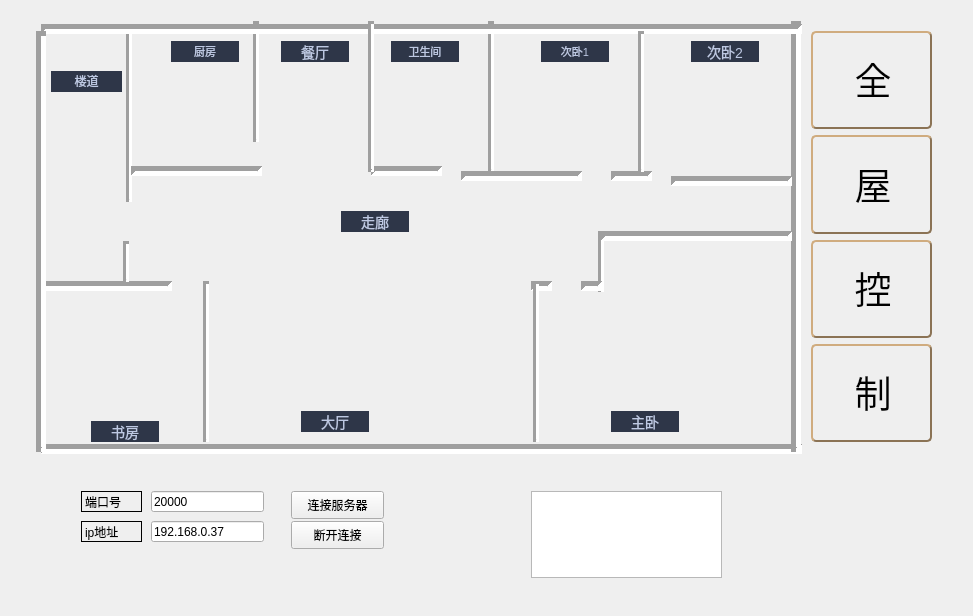
<?xml version="1.0" encoding="UTF-8"?>
<ui version="4.0">
 <class>house_control</class>
 <widget class="QWidget" name="house_control">
  <property name="geometry">
   <rect>
    <x>0</x>
    <y>0</y>
    <width>973</width>
    <height>616</height>
   </rect>
  </property>
  <property name="windowTitle">
   <string>Form</string>
  </property>
  <layout class="QVBoxLayout" name="verticalLayout">
   <item>
    <widget class="QWidget" name="widget_20" native="true">
     <property name="styleSheet">
      <string notr="true"/>
     </property>
     <widget class="temperature_humidity" name="widget_19" native="true">
      <property name="geometry">
       <rect>
        <x>680</x>
        <y>290</y>
        <width>91</width>
        <height>101</height>
       </rect>
      </property>
     </widget>
     <widget class="fan_switch" name="widget_10" native="true">
      <property name="geometry">
       <rect>
        <x>180</x>
        <y>70</y>
        <width>61</width>
        <height>80</height>
       </rect>
      </property>
     </widget>
     <widget class="Line" name="line_15">
      <property name="geometry">
       <rect>
        <x>520</x>
        <y>250</y>
        <width>21</width>
        <height>51</height>
       </rect>
      </property>
      <property name="lineWidth">
       <number>5</number>
      </property>
      <property name="orientation">
       <enum>Qt::Horizontal</enum>
      </property>
     </widget>
     <widget class="QLabel" name="label_4">
      <property name="geometry">
       <rect>
        <x>270</x>
        <y>30</y>
        <width>68</width>
        <height>21</height>
       </rect>
      </property>
      <property name="styleSheet">
       <string notr="true">QLabel {
    font-family: &quot;Microsoft YaHei&quot;;
    font-size: 14px;
    color: #BDC8E2;
    background-color: #2E3648;
}
</string>
      </property>
      <property name="text">
       <string>&lt;html&gt;&lt;head/&gt;&lt;body&gt;&lt;p align=&quot;center&quot;&gt;餐厅&lt;/p&gt;&lt;/body&gt;&lt;/html&gt;</string>
      </property>
     </widget>
     <widget class="light_switch" name="widget" native="true">
      <property name="geometry">
       <rect>
        <x>40</x>
        <y>100</y>
        <width>71</width>
        <height>71</height>
       </rect>
      </property>
     </widget>
     <widget class="Line" name="line_2">
      <property name="geometry">
       <rect>
        <x>30</x>
        <y>430</y>
        <width>761</width>
        <height>16</height>
       </rect>
      </property>
      <property name="font">
       <font>
        <weight>50</weight>
        <bold>false</bold>
       </font>
      </property>
      <property name="lineWidth">
       <number>5</number>
      </property>
      <property name="orientation">
       <enum>Qt::Horizontal</enum>
      </property>
     </widget>
     <widget class="Line" name="line_11">
      <property name="geometry">
       <rect>
        <x>110</x>
        <y>20</y>
        <width>16</width>
        <height>171</height>
       </rect>
      </property>
      <property name="lineWidth">
       <number>3</number>
      </property>
      <property name="orientation">
       <enum>Qt::Vertical</enum>
      </property>
     </widget>
     <widget class="fan_switch" name="widget_16" native="true">
      <property name="geometry">
       <rect>
        <x>290</x>
        <y>310</y>
        <width>61</width>
        <height>80</height>
       </rect>
      </property>
     </widget>
     <widget class="QLabel" name="label_6">
      <property name="geometry">
       <rect>
        <x>80</x>
        <y>410</y>
        <width>68</width>
        <height>21</height>
       </rect>
      </property>
      <property name="styleSheet">
       <string notr="true">QLabel {
    font-family: &quot;Microsoft YaHei&quot;;
    font-size: 14px;
    color: #BDC8E2;
    background-color: #2E3648;
}
</string>
      </property>
      <property name="text">
       <string>&lt;html&gt;&lt;head/&gt;&lt;body&gt;&lt;p align=&quot;center&quot;&gt;书房&lt;/p&gt;&lt;/body&gt;&lt;/html&gt;</string>
      </property>
     </widget>
     <widget class="Line" name="line_13">
      <property name="geometry">
       <rect>
        <x>120</x>
        <y>150</y>
        <width>131</width>
        <height>21</height>
       </rect>
      </property>
      <property name="lineWidth">
       <number>5</number>
      </property>
      <property name="orientation">
       <enum>Qt::Horizontal</enum>
      </property>
     </widget>
     <widget class="Line" name="line_16">
      <property name="geometry">
       <rect>
        <x>560</x>
        <y>220</y>
        <width>61</width>
        <height>61</height>
       </rect>
      </property>
      <property name="lineWidth">
       <number>3</number>
      </property>
      <property name="orientation">
       <enum>Qt::Vertical</enum>
      </property>
     </widget>
     <widget class="light_switch" name="widget_3" native="true">
      <property name="geometry">
       <rect>
        <x>240</x>
        <y>80</y>
        <width>51</width>
        <height>71</height>
       </rect>
      </property>
     </widget>
     <widget class="Line" name="line_14">
      <property name="geometry">
       <rect>
        <x>30</x>
        <y>250</y>
        <width>131</width>
        <height>51</height>
       </rect>
      </property>
      <property name="lineWidth">
       <number>5</number>
      </property>
      <property name="orientation">
       <enum>Qt::Horizontal</enum>
      </property>
     </widget>
     <widget class="Line" name="line_4">
      <property name="geometry">
       <rect>
        <x>760</x>
        <y>10</y>
        <width>51</width>
        <height>431</height>
       </rect>
      </property>
      <property name="lineWidth">
       <number>5</number>
      </property>
      <property name="orientation">
       <enum>Qt::Vertical</enum>
      </property>
     </widget>
     <widget class="fan_switch" name="widget_13" native="true">
      <property name="geometry">
       <rect>
        <x>560</x>
        <y>70</y>
        <width>61</width>
        <height>80</height>
       </rect>
      </property>
     </widget>
     <widget class="Line" name="line_22">
      <property name="geometry">
       <rect>
        <x>60</x>
        <y>230</y>
        <width>111</width>
        <height>41</height>
       </rect>
      </property>
      <property name="lineWidth">
       <number>3</number>
      </property>
      <property name="orientation">
       <enum>Qt::Vertical</enum>
      </property>
     </widget>
     <widget class="light_switch" name="widget_5" native="true">
      <property name="geometry">
       <rect>
        <x>490</x>
        <y>70</y>
        <width>71</width>
        <height>71</height>
       </rect>
      </property>
     </widget>
     <widget class="Line" name="line_6">
      <property name="geometry">
       <rect>
        <x>470</x>
        <y>10</y>
        <width>20</width>
        <height>151</height>
       </rect>
      </property>
      <property name="lineWidth">
       <number>3</number>
      </property>
      <property name="orientation">
       <enum>Qt::Vertical</enum>
      </property>
     </widget>
     <widget class="fan_switch" name="widget_14" native="true">
      <property name="geometry">
       <rect>
        <x>720</x>
        <y>80</y>
        <width>61</width>
        <height>80</height>
       </rect>
      </property>
     </widget>
     <widget class="light_switch" name="widget_9" native="true">
      <property name="geometry">
       <rect>
        <x>40</x>
        <y>320</y>
        <width>71</width>
        <height>71</height>
       </rect>
      </property>
     </widget>
     <widget class="Line" name="line_12">
      <property name="geometry">
       <rect>
        <x>590</x>
        <y>200</y>
        <width>191</width>
        <height>51</height>
       </rect>
      </property>
      <property name="lineWidth">
       <number>5</number>
      </property>
      <property name="orientation">
       <enum>Qt::Horizontal</enum>
      </property>
     </widget>
     <widget class="QLabel" name="label_3">
      <property name="geometry">
       <rect>
        <x>160</x>
        <y>30</y>
        <width>68</width>
        <height>21</height>
       </rect>
      </property>
      <property name="styleSheet">
       <string notr="true">QLabel {
    font-family: &quot;Microsoft YaHei&quot;;
    font-size: 14px;
    color: #BDC8E2;
    background-color: #2E3648;
}
</string>
      </property>
      <property name="text">
       <string>&lt;html&gt;&lt;head/&gt;&lt;body&gt;&lt;p align=&quot;center&quot;&gt;&lt;span style=&quot; font-size:8pt;&quot;&gt;厨房&lt;/span&gt;&lt;/p&gt;&lt;/body&gt;&lt;/html&gt;</string>
      </property>
     </widget>
     <widget class="Line" name="line_8">
      <property name="geometry">
       <rect>
        <x>230</x>
        <y>10</y>
        <width>31</width>
        <height>121</height>
       </rect>
      </property>
      <property name="lineWidth">
       <number>3</number>
      </property>
      <property name="orientation">
       <enum>Qt::Vertical</enum>
      </property>
     </widget>
     <widget class="light_switch" name="widget_2" native="true">
      <property name="geometry">
       <rect>
        <x>110</x>
        <y>80</y>
        <width>71</width>
        <height>71</height>
       </rect>
      </property>
     </widget>
     <widget class="Line" name="line_9">
      <property name="geometry">
       <rect>
        <x>140</x>
        <y>270</y>
        <width>111</width>
        <height>161</height>
       </rect>
      </property>
      <property name="lineWidth">
       <number>3</number>
      </property>
      <property name="orientation">
       <enum>Qt::Vertical</enum>
      </property>
     </widget>
     <widget class="temperature_humidity" name="widget_18" native="true">
      <property name="geometry">
       <rect>
        <x>390</x>
        <y>280</y>
        <width>91</width>
        <height>101</height>
       </rect>
      </property>
     </widget>
     <widget class="Line" name="line_10">
      <property name="geometry">
       <rect>
        <x>470</x>
        <y>270</y>
        <width>111</width>
        <height>161</height>
       </rect>
      </property>
      <property name="lineWidth">
       <number>3</number>
      </property>
      <property name="orientation">
       <enum>Qt::Vertical</enum>
      </property>
     </widget>
     <widget class="QLabel" name="label">
      <property name="geometry">
       <rect>
        <x>40</x>
        <y>60</y>
        <width>71</width>
        <height>21</height>
       </rect>
      </property>
      <property name="whatsThis">
       <string>&lt;html&gt;&lt;head/&gt;&lt;body&gt;&lt;p align=&quot;center&quot;&gt;&lt;span style=&quot; font-size:12pt; color:#aaffff;&quot;&gt;楼道&lt;/span&gt;&lt;/p&gt;&lt;/body&gt;&lt;/html&gt;</string>
      </property>
      <property name="styleSheet">
       <string notr="true">QLabel {
    font-family: &quot;Microsoft YaHei&quot;;
    font-size: 14px;
    color: #BDC8E2;
    background-color: #2E3648;
}
</string>
      </property>
      <property name="text">
       <string>&lt;!DOCTYPE HTML PUBLIC &quot;-//W3C//DTD HTML 4.0//EN&quot; &quot;http://www.w3.org/TR/REC-html40/strict.dtd&quot;&gt;
&lt;html&gt;&lt;head&gt;&lt;meta name=&quot;qrichtext&quot; content=&quot;1&quot; /&gt;&lt;style type=&quot;text/css&quot;&gt;
p, li { white-space: pre-wrap; }
&lt;/style&gt;&lt;/head&gt;&lt;body style=&quot; font-family:'SimSun'; font-size:9pt; font-weight:400; font-style:normal;&quot;&gt;
&lt;p align=&quot;center&quot; style=&quot; margin-top:0px; margin-bottom:0px; margin-left:0px; margin-right:0px; -qt-block-indent:0; text-indent:0px;&quot;&gt;&lt;span style=&quot; font-family:'SimSun';&quot;&gt;楼道&lt;/span&gt;&lt;/p&gt;&lt;/body&gt;&lt;/html&gt;</string>
      </property>
     </widget>
     <widget class="light_switch" name="widget_6" native="true">
      <property name="geometry">
       <rect>
        <x>640</x>
        <y>80</y>
        <width>71</width>
        <height>71</height>
       </rect>
      </property>
     </widget>
     <widget class="light_switch" name="widget_4" native="true">
      <property name="geometry">
       <rect>
        <x>360</x>
        <y>70</y>
        <width>51</width>
        <height>71</height>
       </rect>
      </property>
     </widget>
     <widget class="fan_switch" name="widget_17" native="true">
      <property name="geometry">
       <rect>
        <x>120</x>
        <y>310</y>
        <width>61</width>
        <height>80</height>
       </rect>
      </property>
     </widget>
     <widget class="fan_switch" name="widget_15" native="true">
      <property name="geometry">
       <rect>
        <x>610</x>
        <y>300</y>
        <width>61</width>
        <height>80</height>
       </rect>
      </property>
     </widget>
     <widget class="Line" name="line_18">
      <property name="geometry">
       <rect>
        <x>360</x>
        <y>150</y>
        <width>71</width>
        <height>20</height>
       </rect>
      </property>
      <property name="lineWidth">
       <number>5</number>
      </property>
      <property name="orientation">
       <enum>Qt::Horizontal</enum>
      </property>
     </widget>
     <widget class="Line" name="line_17">
      <property name="geometry">
       <rect>
        <x>570</x>
        <y>250</y>
        <width>21</width>
        <height>51</height>
       </rect>
      </property>
      <property name="lineWidth">
       <number>5</number>
      </property>
      <property name="orientation">
       <enum>Qt::Horizontal</enum>
      </property>
     </widget>
     <widget class="fan_switch" name="widget_12" native="true">
      <property name="geometry">
       <rect>
        <x>410</x>
        <y>60</y>
        <width>61</width>
        <height>80</height>
       </rect>
      </property>
     </widget>
     <widget class="Line" name="line_19">
      <property name="geometry">
       <rect>
        <x>450</x>
        <y>140</y>
        <width>121</width>
        <height>51</height>
       </rect>
      </property>
      <property name="lineWidth">
       <number>5</number>
      </property>
      <property name="orientation">
       <enum>Qt::Horizontal</enum>
      </property>
     </widget>
     <widget class="QLabel" name="label_5">
      <property name="geometry">
       <rect>
        <x>380</x>
        <y>30</y>
        <width>68</width>
        <height>21</height>
       </rect>
      </property>
      <property name="styleSheet">
       <string notr="true">QLabel {
    font-family: &quot;Microsoft YaHei&quot;;
    font-size: 14px;
    color: #BDC8E2;
    background-color: #2E3648;
}
</string>
      </property>
      <property name="text">
       <string>&lt;html&gt;&lt;head/&gt;&lt;body&gt;&lt;p align=&quot;center&quot;&gt;&lt;span style=&quot; font-size:8pt;&quot;&gt;卫生间&lt;/span&gt;&lt;/p&gt;&lt;/body&gt;&lt;/html&gt;</string>
      </property>
     </widget>
     <widget class="QLabel" name="label_9">
      <property name="geometry">
       <rect>
        <x>530</x>
        <y>30</y>
        <width>68</width>
        <height>21</height>
       </rect>
      </property>
      <property name="styleSheet">
       <string notr="true">QLabel {
    font-family: &quot;Microsoft YaHei&quot;;
    font-size: 14px;
    color: #BDC8E2;
    background-color: #2E3648;
}
</string>
      </property>
      <property name="text">
       <string>&lt;html&gt;&lt;head/&gt;&lt;body&gt;&lt;p align=&quot;center&quot;&gt;&lt;span style=&quot; font-size:8pt;&quot;&gt;次卧1&lt;/span&gt;&lt;/p&gt;&lt;/body&gt;&lt;/html&gt;</string>
      </property>
     </widget>
     <widget class="light_switch" name="widget_8" native="true">
      <property name="geometry">
       <rect>
        <x>210</x>
        <y>320</y>
        <width>71</width>
        <height>71</height>
       </rect>
      </property>
     </widget>
     <widget class="light_switch" name="widget_7" native="true">
      <property name="geometry">
       <rect>
        <x>530</x>
        <y>310</y>
        <width>71</width>
        <height>71</height>
       </rect>
      </property>
     </widget>
     <widget class="fan_switch" name="widget_11" native="true">
      <property name="geometry">
       <rect>
        <x>290</x>
        <y>70</y>
        <width>61</width>
        <height>80</height>
       </rect>
      </property>
     </widget>
     <widget class="Line" name="line">
      <property name="geometry">
       <rect>
        <x>30</x>
        <y>10</y>
        <width>761</width>
        <height>16</height>
       </rect>
      </property>
      <property name="font">
       <font>
        <weight>50</weight>
        <bold>false</bold>
       </font>
      </property>
      <property name="lineWidth">
       <number>5</number>
      </property>
      <property name="orientation">
       <enum>Qt::Horizontal</enum>
      </property>
     </widget>
     <widget class="Line" name="line_21">
      <property name="geometry">
       <rect>
        <x>600</x>
        <y>140</y>
        <width>41</width>
        <height>51</height>
       </rect>
      </property>
      <property name="lineWidth">
       <number>5</number>
      </property>
      <property name="orientation">
       <enum>Qt::Horizontal</enum>
      </property>
     </widget>
     <widget class="Line" name="line_7">
      <property name="geometry">
       <rect>
        <x>350</x>
        <y>10</y>
        <width>20</width>
        <height>151</height>
       </rect>
      </property>
      <property name="lineWidth">
       <number>3</number>
      </property>
      <property name="orientation">
       <enum>Qt::Vertical</enum>
      </property>
     </widget>
     <widget class="Line" name="line_3">
      <property name="geometry">
       <rect>
        <x>10</x>
        <y>20</y>
        <width>41</width>
        <height>421</height>
       </rect>
      </property>
      <property name="styleSheet">
       <string notr="true"/>
      </property>
      <property name="lineWidth">
       <number>5</number>
      </property>
      <property name="orientation">
       <enum>Qt::Vertical</enum>
      </property>
     </widget>
     <widget class="Line" name="line_20">
      <property name="geometry">
       <rect>
        <x>660</x>
        <y>160</y>
        <width>121</width>
        <height>20</height>
       </rect>
      </property>
      <property name="lineWidth">
       <number>5</number>
      </property>
      <property name="orientation">
       <enum>Qt::Horizontal</enum>
      </property>
     </widget>
     <widget class="QLabel" name="label_10">
      <property name="geometry">
       <rect>
        <x>680</x>
        <y>30</y>
        <width>68</width>
        <height>21</height>
       </rect>
      </property>
      <property name="styleSheet">
       <string notr="true">QLabel {
    font-family: &quot;Microsoft YaHei&quot;;
    font-size: 14px;
    color: #BDC8E2;
    background-color: #2E3648;
}
</string>
      </property>
      <property name="text">
       <string>&lt;html&gt;&lt;head/&gt;&lt;body&gt;&lt;p align=&quot;center&quot;&gt;次卧2&lt;/p&gt;&lt;/body&gt;&lt;/html&gt;</string>
      </property>
     </widget>
     <widget class="QLabel" name="label_8">
      <property name="geometry">
       <rect>
        <x>600</x>
        <y>400</y>
        <width>68</width>
        <height>21</height>
       </rect>
      </property>
      <property name="styleSheet">
       <string notr="true">QLabel {
    font-family: &quot;Microsoft YaHei&quot;;
    font-size: 14px;
    color: #BDC8E2;
    background-color: #2E3648;
}
</string>
      </property>
      <property name="text">
       <string>&lt;html&gt;&lt;head/&gt;&lt;body&gt;&lt;p align=&quot;center&quot;&gt;主卧&lt;/p&gt;&lt;/body&gt;&lt;/html&gt;</string>
      </property>
     </widget>
     <widget class="QLabel" name="label_2">
      <property name="geometry">
       <rect>
        <x>330</x>
        <y>200</y>
        <width>68</width>
        <height>21</height>
       </rect>
      </property>
      <property name="styleSheet">
       <string notr="true">QLabel {
    font-family: &quot;Microsoft YaHei&quot;;
    font-size: 14px;
    color: #BDC8E2;
    background-color: #2E3648;
}
</string>
      </property>
      <property name="text">
       <string>&lt;html&gt;&lt;head/&gt;&lt;body&gt;&lt;p align=&quot;center&quot;&gt;走廊&lt;/p&gt;&lt;/body&gt;&lt;/html&gt;</string>
      </property>
     </widget>
     <widget class="QLabel" name="label_7">
      <property name="geometry">
       <rect>
        <x>290</x>
        <y>400</y>
        <width>68</width>
        <height>21</height>
       </rect>
      </property>
      <property name="styleSheet">
       <string notr="true">QLabel {
    font-family: &quot;Microsoft YaHei&quot;;
    font-size: 14px;
    color: #BDC8E2;
    background-color: #2E3648;
}
</string>
      </property>
      <property name="text">
       <string>&lt;html&gt;&lt;head/&gt;&lt;body&gt;&lt;p align=&quot;center&quot;&gt;大厅&lt;/p&gt;&lt;/body&gt;&lt;/html&gt;</string>
      </property>
     </widget>
     <widget class="Line" name="line_5">
      <property name="geometry">
       <rect>
        <x>620</x>
        <y>20</y>
        <width>20</width>
        <height>141</height>
       </rect>
      </property>
      <property name="lineWidth">
       <number>3</number>
      </property>
      <property name="orientation">
       <enum>Qt::Vertical</enum>
      </property>
     </widget>
     <widget class="QWidget" name="layoutWidget">
      <property name="geometry">
       <rect>
        <x>800</x>
        <y>20</y>
        <width>121</width>
        <height>411</height>
       </rect>
      </property>
      <layout class="QVBoxLayout" name="verticalLayout_2">
       <item>
        <widget class="QLabel" name="label_11">
         <property name="styleSheet">
          <string notr="true">QLabel {
font: 12pt &quot;华文琥珀&quot;;
color: qlineargradient(spread:reflect, x1:0, y1:0, x2:1, y2:1, stop:0.173684 rgba(37, 121, 247, 255), stop:1 rgba(255, 255, 255, 255));
border-style: outset;            /* 边框风格 */
border-width: 2px;               /* 边框宽度 */
border-radius: 5px;              /* 边框圆角 */
border-color: #8B7355;           /* 边框颜色 */}</string>
         </property>
         <property name="text">
          <string>&lt;html&gt;&lt;head/&gt;&lt;body&gt;&lt;p align=&quot;center&quot;&gt;&lt;span style=&quot; font-size:28pt;&quot;&gt;全&lt;/span&gt;&lt;/p&gt;&lt;/body&gt;&lt;/html&gt;</string>
         </property>
        </widget>
       </item>
       <item>
        <widget class="QLabel" name="label_12">
         <property name="styleSheet">
          <string notr="true">QLabel {
font: 12pt &quot;华文琥珀&quot;;
color: qlineargradient(spread:reflect, x1:0, y1:0, x2:1, y2:1, stop:0.173684 rgba(37, 121, 247, 255), stop:1 rgba(255, 255, 255, 255));
border-style: outset;            /* 边框风格 */
border-width: 2px;               /* 边框宽度 */
border-radius: 5px;              /* 边框圆角 */
border-color: #8B7355;           /* 边框颜色 */}</string>
         </property>
         <property name="text">
          <string>&lt;html&gt;&lt;head/&gt;&lt;body&gt;&lt;p align=&quot;center&quot;&gt;&lt;span style=&quot; font-size:28pt;&quot;&gt;屋&lt;/span&gt;&lt;/p&gt;&lt;/body&gt;&lt;/html&gt;</string>
         </property>
        </widget>
       </item>
       <item>
        <widget class="QLabel" name="label_14">
         <property name="styleSheet">
          <string notr="true">QLabel {
font: 12pt &quot;华文琥珀&quot;;
color: qlineargradient(spread:reflect, x1:0, y1:0, x2:1, y2:1, stop:0.173684 rgba(37, 121, 247, 255), stop:1 rgba(255, 255, 255, 255));
border-style: outset;            /* 边框风格 */
border-width: 2px;               /* 边框宽度 */
border-radius: 5px;              /* 边框圆角 */
border-color: #8B7355;           /* 边框颜色 */}</string>
         </property>
         <property name="text">
          <string>&lt;html&gt;&lt;head/&gt;&lt;body&gt;&lt;p align=&quot;center&quot;&gt;&lt;span style=&quot; font-size:28pt;&quot;&gt;控&lt;/span&gt;&lt;/p&gt;&lt;/body&gt;&lt;/html&gt;</string>
         </property>
        </widget>
       </item>
       <item>
        <widget class="QLabel" name="label_13">
         <property name="styleSheet">
          <string notr="true">QLabel {
font: 12pt &quot;华文琥珀&quot;;
color: qlineargradient(spread:reflect, x1:0, y1:0, x2:1, y2:1, stop:0.173684 rgba(37, 121, 247, 255), stop:1 rgba(255, 255, 255, 255));
border-style: outset;            /* 边框风格 */
border-width: 2px;               /* 边框宽度 */
border-radius: 5px;              /* 边框圆角 */
border-color: #8B7355;           /* 边框颜色 */}</string>
         </property>
         <property name="text">
          <string>&lt;html&gt;&lt;head/&gt;&lt;body&gt;&lt;p align=&quot;center&quot;&gt;&lt;span style=&quot; font-size:28pt;&quot;&gt;制&lt;/span&gt;&lt;/p&gt;&lt;/body&gt;&lt;/html&gt;</string>
         </property>
        </widget>
       </item>
      </layout>
     </widget>
     <widget class="QLabel" name="label_15">
      <property name="geometry">
       <rect>
        <x>70</x>
        <y>480</y>
        <width>61</width>
        <height>21</height>
       </rect>
      </property>
      <property name="frameShape">
       <enum>QFrame::Panel</enum>
      </property>
      <property name="text">
       <string>端口号</string>
      </property>
     </widget>
     <widget class="QLineEdit" name="lineEdit_port">
      <property name="geometry">
       <rect>
        <x>140</x>
        <y>480</y>
        <width>113</width>
        <height>21</height>
       </rect>
      </property>
      <property name="text">
       <string>20000</string>
      </property>
     </widget>
     <widget class="QPushButton" name="pushButton_server_connect">
      <property name="geometry">
       <rect>
        <x>280</x>
        <y>480</y>
        <width>93</width>
        <height>28</height>
       </rect>
      </property>
      <property name="text">
       <string>连接服务器</string>
      </property>
     </widget>
     <widget class="QTextEdit" name="textEdit">
      <property name="geometry">
       <rect>
        <x>520</x>
        <y>480</y>
        <width>191</width>
        <height>87</height>
       </rect>
      </property>
     </widget>
     <widget class="QLabel" name="lab_stat">
      <property name="geometry">
       <rect>
        <x>200</x>
        <y>540</y>
        <width>68</width>
        <height>15</height>
       </rect>
      </property>
      <property name="text">
       <string/>
      </property>
     </widget>
     <widget class="QLabel" name="label_16">
      <property name="geometry">
       <rect>
        <x>70</x>
        <y>510</y>
        <width>61</width>
        <height>21</height>
       </rect>
      </property>
      <property name="frameShape">
       <enum>QFrame::Panel</enum>
      </property>
      <property name="text">
       <string>ip地址</string>
      </property>
     </widget>
     <widget class="QLineEdit" name="lineEdit_ip">
      <property name="geometry">
       <rect>
        <x>140</x>
        <y>510</y>
        <width>113</width>
        <height>21</height>
       </rect>
      </property>
      <property name="text">
       <string>192.168.0.37</string>
      </property>
     </widget>
     <widget class="QPushButton" name="pushButton_disconnect">
      <property name="geometry">
       <rect>
        <x>280</x>
        <y>510</y>
        <width>93</width>
        <height>28</height>
       </rect>
      </property>
      <property name="text">
       <string>断开连接</string>
      </property>
     </widget>
    </widget>
   </item>
  </layout>
 </widget>
 <customwidgets>
  <customwidget>
   <class>light_switch</class>
   <extends>QWidget</extends>
   <header>light_switch.h</header>
   <container>1</container>
  </customwidget>
  <customwidget>
   <class>fan_switch</class>
   <extends>QWidget</extends>
   <header>fan_switch.h</header>
   <container>1</container>
  </customwidget>
  <customwidget>
   <class>temperature_humidity</class>
   <extends>QWidget</extends>
   <header>temperature_humidity.h</header>
   <container>1</container>
  </customwidget>
 </customwidgets>
 <resources/>
 <connections/>
</ui>
